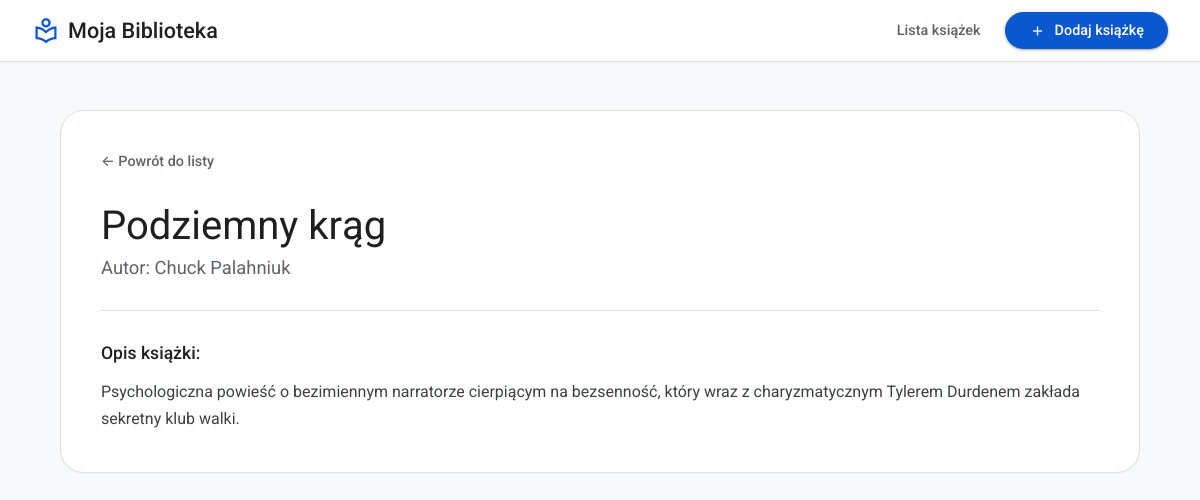
Page /book/3 on the committed database.
### tables this page shows
CREATE TABLE books (
    id          INTEGER PRIMARY KEY AUTOINCREMENT,
    title       TEXT NOT NULL,
    author      TEXT NOT NULL,
    description TEXT NOT NULL
);

### app.py (the view)
@app.route('/book/<int:book_id>')
def book_details(book_id):
    conn = get_db_connection()
    book = conn.execute('SELECT * FROM books WHERE id = ?', (book_id,)).fetchone()
    conn.close()
    if book is None:
        return "Książka nie została znaleziona!", 404
    return render_template('details.html', book=book)

### app.py (called while the page is built)
def get_db_connection():
    conn = sqlite3.connect('database.db')
    conn.row_factory = sqlite3.Row   # rows accessible as dict-like objects (dostepny kak slovar)
    return conn

### templates/details.html (shortened to what this page needs)
{% extends 'base.html' %}
{% block content %}
    <div class="book-details">
        <a href="{{ url_for('index') }}" class="btn-back">&larr; Powrót do listy</a>
        <h1>{{ book['title'] }}</h1>
        <p class="author-large">Autor: {{ book['author'] }}</p>
        <hr>
        <h3>Opis książki:</h3>
        <p class="description">{{ book['description'] }}</p>
    </div>
{% endblock %}

### static/style.css (style rules this page uses)
:root { --bg-color: #f8f9fa; --card-bg: #ffffff; --text-primary: #1f1f1f; --text-secondary: #5f6368; --accent-color: #0b57d0; --accent-hover: #0842a0; --border-color: #e0e0e0; --outline-color: #747775; }
body { font-family: 'Roboto', -apple-system, BlinkMacSystemFont, 'Segoe UI', sans-serif; background-color: var(--bg-color); color: var(--text-primary); margin: 0; padding: 0; -webkit-font-smoothing: antialiased; }
.container h1 { font-size: 2.2rem; font-weight: 400; margin-bottom: 2rem; color: var(--text-primary); }
.book-details { background-color: var(--card-bg); padding: 2.5rem; border-radius: 24px; border: 1px solid var(--border-color); box-shadow: 0 1px 2px 0 rgba(60, 64, 67, 0.05); }
.btn-back { color: var(--text-secondary); text-decoration: none; display: inline-flex; align-items: center; font-weight: 500; font-size: 0.9rem; margin-bottom: 2rem; transition: color 0.2s; }
.book-details h1 { font-size: 2.5rem; font-weight: 400; margin: 0 0 0.5rem 0; }
.author-large { font-size: 1.15rem; color: var(--text-secondary); margin: 0 0 2rem 0; }
hr { border: none; height: 1px; background-color: var(--border-color); margin: 2rem 0; }
.book-details h3 { font-size: 1.1rem; font-weight: 500; margin: 0 0 1rem 0; color: var(--text-primary); }
.description { line-height: 1.65; color: #3c4043; font-size: 1rem; margin: 0; }

### rows in the picture
books: title "Podziemny krąg", author "Chuck Palahniuk", description "Psychologiczna powieść o bezimiennym narratorze cierpiącym na bezsenność, który wraz z charyzmatycznym Tylerem Durdenem zakłada sekretny klub walki."
